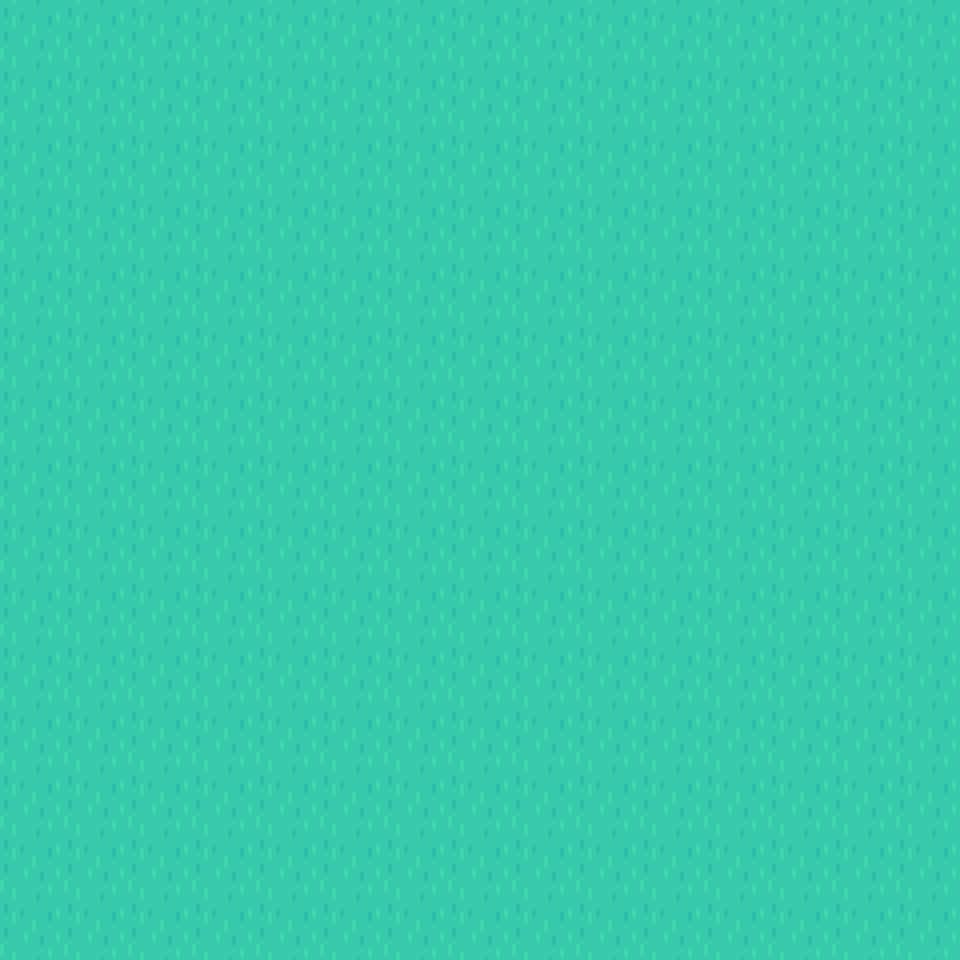

This is a level from a 2D game, rendered from its Tiled map with the project's own tilesets. A one-line summary and the complete map file follow:
An orthogonal 15x15 tile map with 64x64 px tiles, 1 tile layer (Background).

<map version="1.10" tiledversion="1.10.2" orientation="orthogonal" renderorder="right-down" width="15" height="15" tilewidth="64" tileheight="64" infinite="0" nextlayerid="2" nextobjectid="1">
 <editorsettings>
  <export target="test.lua" format="lua" />
 </editorsettings>
 <tileset firstgid="1" name="tileset" tilewidth="64" tileheight="64" tilecount="54" columns="9">
  <image source="tileset.png" width="576" height="384" />
 </tileset>
 <layer id="1" name="Background" width="15" height="15">
  <data encoding="csv">
11,11,11,11,11,11,11,11,11,11,11,11,11,11,11,
11,11,11,11,11,11,11,11,11,11,11,11,11,11,11,
11,11,11,11,11,11,11,11,11,11,11,11,11,11,11,
11,11,11,11,11,11,11,11,11,11,11,11,11,11,11,
11,11,11,11,11,11,11,11,11,11,11,11,11,11,11,
11,11,11,11,11,11,11,11,11,11,11,11,11,11,11,
11,11,11,11,11,11,11,11,11,11,11,11,11,11,11,
11,11,11,11,11,11,11,11,11,11,11,11,11,11,11,
11,11,11,11,11,11,11,11,11,11,11,11,11,11,11,
11,11,11,11,11,11,11,11,11,11,11,11,11,11,11,
11,11,11,11,11,11,11,11,11,11,11,11,11,11,11,
11,11,11,11,11,11,11,11,11,11,11,11,11,11,11,
11,11,11,11,11,11,11,11,11,11,11,11,11,11,11,
11,11,11,11,11,11,11,11,11,11,11,11,11,11,11,
11,11,11,11,11,11,11,11,11,11,11,11,11,11,11
</data>
 </layer>
</map>
